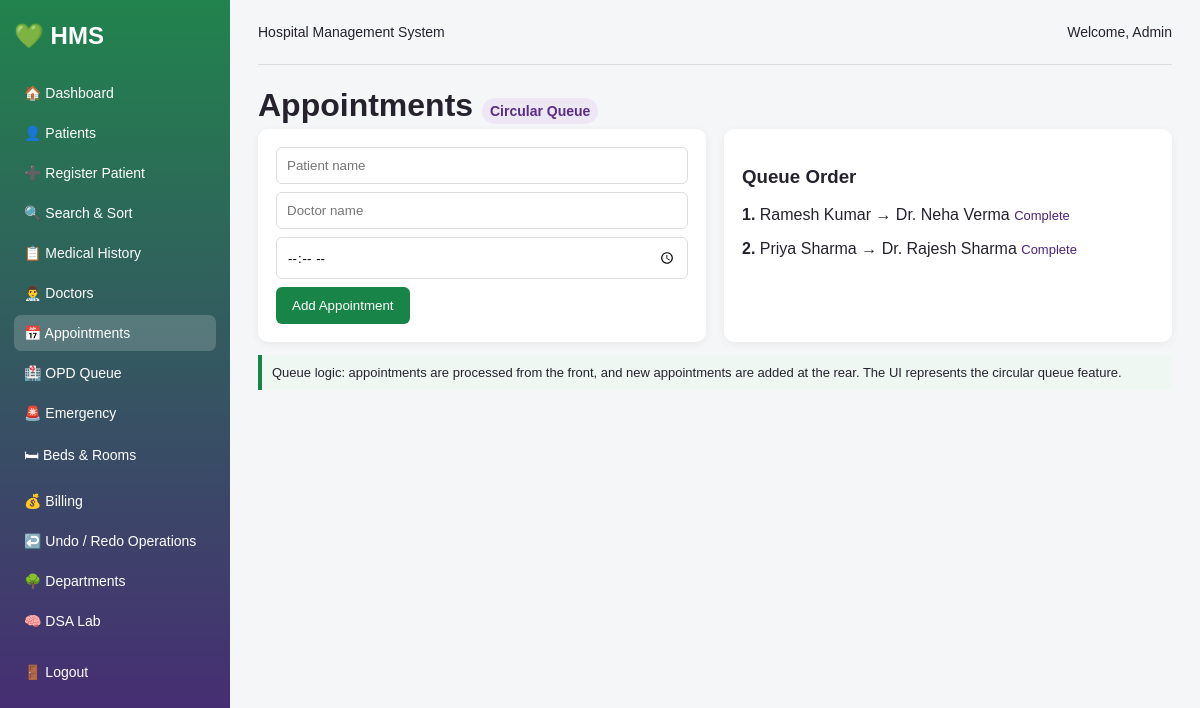
Screenshot of /appointments.php (signed in) with the database file from the repository.
### tables this page shows
CREATE TABLE appointments (
    id INT AUTO_INCREMENT PRIMARY KEY,
    patient_name VARCHAR(100),
    doctor_name VARCHAR(100),
    appointment_time TIME,
    status VARCHAR(30) DEFAULT 'Waiting'
);

### appointments.php (the view, shortened to what this page needs)
<?php
require "config.php";
require "header.php";
$result = $conn->query("SELECT * FROM appointments WHERE status='Waiting' ORDER BY id");
?>
<h1>Appointments <span class="tag">Circular Queue</span></h1>
<div class="two-columns">
<div class="panel">
<form method="post">
    <input name="patient_name" placeholder="Patient name" required>
    <input name="doctor_name" placeholder="Doctor name" required>
    <input type="time" name="appointment_time" required>
    <button name="add_appointment">Add Appointment</button>
</form>
</div>
<div class="panel">
<h3>Queue Order</h3>
<?php
$n = 1;
while ($row = $result->fetch_assoc()) {
    echo "<p><b>$n.</b> " . htmlspecialchars($row["patient_name"]) . " → " . htmlspecialchars($row["doctor_name"]) . " <a class='small-btn' href='appointments.php?complete=" . $row["id"] . "'>Complete</a></p>";
    $n++;
}
?>
</div>
</div>
<p class="note">Queue logic: appointments are processed from the front, and new appointments are added at the rear. The UI represents the circular queue feature.</p>
<?php require "footer.php"; ?>

### style.css (style rules this page uses)
* { box-sizing: border-box; font-family: Arial, sans-serif; }
body { margin: 0; background: #f5f6f8; color: #25222d; }
h1 { margin: 10px 0 5px; }
.card, .panel, .form-card { background: white; border-radius: 10px; padding: 18px; box-shadow: 0 2px 8px rgba(0,0,0,0.06); }
.quick-actions a, .button, button { background: #188447; color: white; text-decoration: none; border: none; border-radius: 6px; padding: 11px 16px; cursor: pointer; display: inline-block; }
.two-columns { display: grid; grid-template-columns: 1fr 1fr; gap: 18px; }
.small-btn, .delete-btn, .text-link { text-decoration: none; color: #4b2378; font-size: 13px; margin-right: 7px; }
input, select, textarea { width: 100%; padding: 10px; border: 1px solid #ddd; border-radius: 6px; margin-bottom: 8px; }
.note { background: #eef7f1; border-left: 4px solid #188447; padding: 10px; font-size: 13px; }
.tag { font-size: 14px; background: #ede6f5; color: #5a2d82; padding: 5px 8px; border-radius: 20px; }

### rows the page displays
appointments: patient_name "Ramesh Kumar", doctor_name "Dr. Neha Verma"
appointments: patient_name "Priya Sharma", doctor_name "Dr. Rajesh Sharma"

### other values shown
$_SESSION["user"] "Admin"
